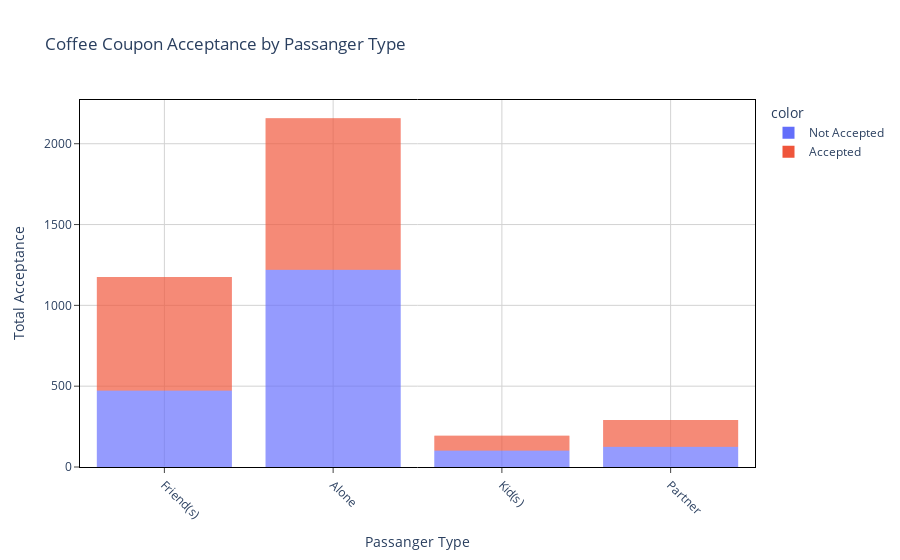

The cell this chart's notebook holds for it:
### Code cell
# Lets create a barplot based on the coffee coupon acceptance, by passengers 

fig = px.bar(df_coffee_coupons['passanger'], color=df_coffee_coupons['acceptance'], 
             title = 'Coffee Coupon Acceptance by Passanger Type',
            labels={'value':'Passanger Type',
                   'count':'Total Acceptance'}
            )

fig.update_layout(
    plot_bgcolor='white'
)

fig.update_xaxes(
    tickangle = 45,
    mirror=True,
    ticks='outside',
    showline=True,
    linecolor='black',
    gridcolor='lightgrey'
)
fig.update_yaxes(
    mirror=True,
    ticks='outside',
    showline=True,
    linecolor='black',
    gridcolor='lightgrey'
)

fig.update_traces(marker_line_width = 0,
                  selector=dict(type="bar"))

fig.update_layout(bargap=0.2,
                  bargroupgap = 0,
                 )
fig.show()

### Figure 1 — Plotly figure (JSON) as saved in the notebook; plotly's stock layout.template omitted (floating-point values rounded to 4 significant figures; data arrays with more than 128 entries replaced by an {"elided": "..."} marker saying what was removed)
{"data": [{"alignmentgroup": "True", "hovertemplate": "color=Not Accepted<br>Passanger Type=%{x}<br>Total Acceptance=%{y}<extra></extra>", "legendgroup": "Not Accepted", "marker": {"color": "#636efa", "line": {"width": 0}, "pattern": {"shape": ""}}, "name": "Not Accepted", "offsetgroup": "Not Accepted", "orientation": "v", "showlegend": true, "textposition": "auto", "type": "bar", "x": {"elided": "1922 str values"}, "xaxis": "x", "y": {"elided": "1922 int values"}, "yaxis": "y"}, {"alignmentgroup": "True", "hovertemplate": "color=Accepted<br>Passanger Type=%{x}<br>Total Acceptance=%{y}<extra></extra>", "legendgroup": "Accepted", "marker": {"color": "#EF553B", "line": {"width": 0}, "pattern": {"shape": ""}}, "name": "Accepted", "offsetgroup": "Accepted", "orientation": "v", "showlegend": true, "textposition": "auto", "type": "bar", "x": {"elided": "1894 str values"}, "xaxis": "x", "y": {"elided": "1894 int values"}, "yaxis": "y"}], "layout": {"bargap": 0.2, "bargroupgap": 0, "barmode": "relative", "legend": {"title": {"text": "color"}, "tracegroupgap": 0}, "plot_bgcolor": "white", "title": {"text": "Coffee Coupon Acceptance by Passanger Type"}, "xaxis": {"anchor": "y", "domain": [0, 1], "gridcolor": "lightgrey", "linecolor": "black", "mirror": true, "showline": true, "tickangle": 45, "ticks": "outside", "title": {"text": "Passanger Type"}}, "yaxis": {"anchor": "x", "domain": [0, 1], "gridcolor": "lightgrey", "linecolor": "black", "mirror": true, "showline": true, "ticks": "outside", "title": {"text": "Total Acceptance"}}}}
